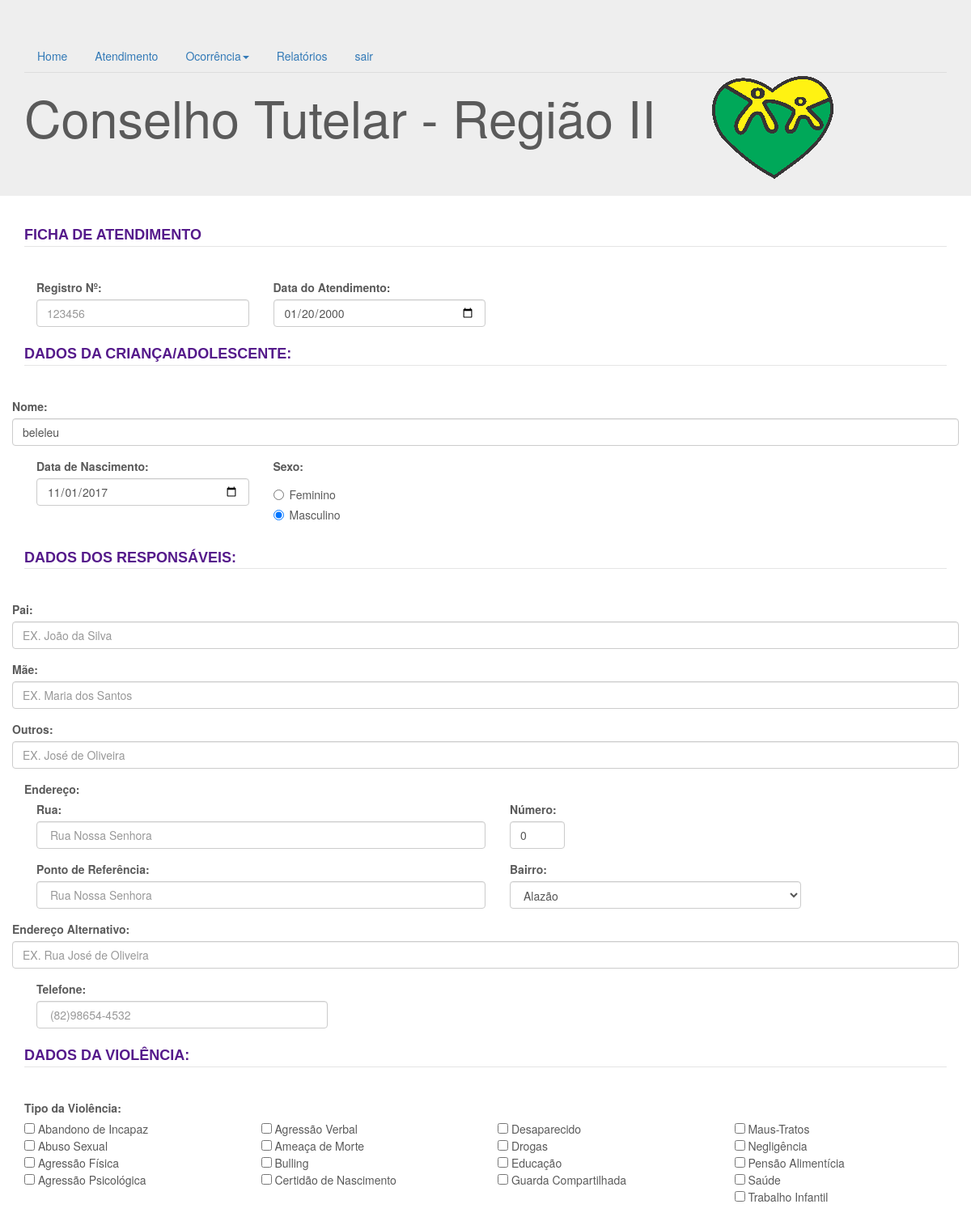
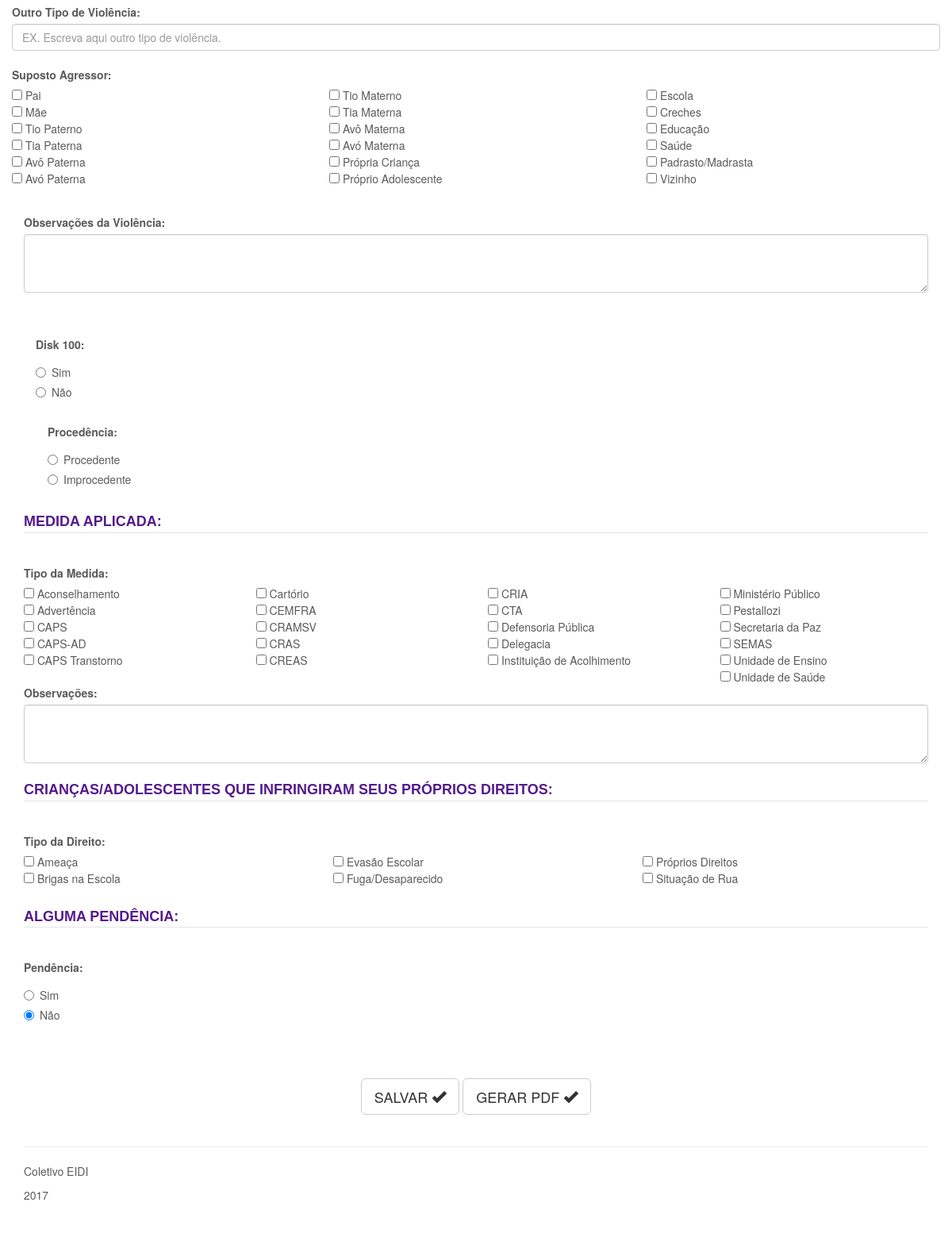
Page /php/templates/edita-atendimento.php?id=2 (signed in) on the committed database (2 pictures, top to bottom).
### tables this page shows
CREATE TABLE `registro` (
  `idregistro` int(10) UNSIGNED NOT NULL,
  `crianca_idcrianca` int(11) NOT NULL,
  `data_ocorrencia` date DEFAULT NULL,
  `pendencia` varchar(30) NOT NULL,
  `idade` int(11) NOT NULL
);

CREATE TABLE `crianca` (
  `idcrianca` int(10) UNSIGNED NOT NULL,
  `nome` varchar(255) DEFAULT NULL,
  `nascimento` date DEFAULT NULL,
  `sexo` enum('masculino','feminino') DEFAULT NULL
);

CREATE TABLE `responsavel` (
  `idresponsavel` int(10) UNSIGNED NOT NULL,
  `crianca_idcrianca` int(10) UNSIGNED NOT NULL,
  `pai` varchar(255) DEFAULT NULL,
  `mae` varchar(255) DEFAULT NULL,
  `outro_responsavel` varchar(255) DEFAULT NULL,
  `rua` varchar(255) DEFAULT NULL,
  `numero` int(11) DEFAULT NULL,
  `referencia` varchar(255) DEFAULT NULL,
  `bairro` varchar(255) DEFAULT NULL,
  `telefone` varchar(20) DEFAULT NULL,
  `outro_endereco` varchar(255) DEFAULT NULL
);

CREATE TABLE `disk_100` (
  `id_disk_100` int(10) UNSIGNED NOT NULL,
  `registro_idregistro` int(10) UNSIGNED NOT NULL,
  `disk_100_100` varchar(30) DEFAULT 'NÂO'
);

CREATE TABLE `procedencia` (
  `idprocedencia` int(10) UNSIGNED NOT NULL,
  `registro_idregistro` int(10) UNSIGNED NOT NULL,
  `procede` varchar(30) DEFAULT NULL
);

CREATE TABLE `medidas` (
  `idmedidas` int(10) UNSIGNED NOT NULL,
  `crianca_idcrianca` int(10) UNSIGNED NOT NULL,
  `descricao` varchar(255) DEFAULT NULL,
  `comentario` varchar(255) DEFAULT NULL,
  `tipo` tinyint(4) DEFAULT NULL
);

### php/templates/edita-atendimento.php (the view, shortened to what the rows shown need)
<?php
$conexao_banco = Conexao::conn();
$consulta = "
  SELECT *
  FROM registro
  WHERE registro.idregistro =
".$_GET['id'];
$buscaRegistro = $conexao_banco->query($consulta)->fetch_assoc();
$id_registro=$buscaRegistro["idregistro"];
$id_crianca=$buscaRegistro["crianca_idcrianca"];
$consulta = "
  SELECT *
  FROM disk_100
  WHERE disk_100.registro_idregistro =
  ".$id_registro;
$buscaDisk100 = $conexao_banco->query($consulta);
if($buscaDisk100 !=false){
  $buscaDisk100 = $buscaDisk100->fetch_assoc();
}
$consulta = "
  SELECT *
  FROM procedencia
  WHERE procedencia.registro_idregistro =
  ".$id_registro;
$buscaProcedencia = $conexao_banco->query($consulta);
if($buscaProcedencia !=false){
  $buscaProcedencia = $buscaProcedencia->fetch_assoc();
}
$consulta = "
  SELECT *
  FROM crianca
  WHERE crianca.idcrianca =
  ".$id_crianca;
$buscaCriancas = $conexao_banco->query($consulta);
if($buscaCriancas !=false){
  $buscaCriancas = $buscaCriancas->fetch_assoc();
}
$consulta = "
  SELECT *
  FROM responsavel
  WHERE responsavel.crianca_idcrianca =
  ".$id_crianca;
$buscaResponsavel = $conexao_banco->query($consulta);
if($buscaResponsavel !=false){
  $buscaResponsavel = $buscaResponsavel->fetch_assoc();
}
$consulta = "
  SELECT *
  FROM medidas
  WHERE medidas.crianca_idcrianca =
  ".$id_crianca;
$buscaMedidas = $conexao_banco->query($consulta);
if($buscaMedidas !=false){
  $buscaMedidas = $buscaMedidas->fetch_all();
}
?>
<!DOCTYPE html>
<html lang="pt-br">
<head>
  <link href="../css/bootstrap.min.css" rel="stylesheet">
  <link href="../css/jumbotron.css" rel="stylesheet">
  <link href="../css/carousel.css" rel="stylesheet">
</head>
<body>
    <?php include("./layout/menu.php"); ?>
    <div class="container">
      <fieldset>
        <form action="../controllers/struct/editar.php" method="POST" accept-charset="utf-8">
          <legend><b><FONT FACE="Arial" SIZE="4" COLOR="#551A8B"> FICHA DE ATENDIMENTO </FONT></b> </legend> <br>
          <div class="container">
            <div class="form-group row">
              <div class="col-xs-3">
                <label for="ex3">Data do Atendimento:</label>
                <input class="form-control" type="date" placeholder ="15/05/2017" name="data_ocorrencia" id="data" value="<?php echo $buscaRegistro["data_ocorrencia"]; ?>">
              </div>
            </div>
          </div>
        </fieldset>
        <fieldset>
          <legend> <b><FONT FACE="Arial" SIZE="4" COLOR="#551A8B"> DADOS DA CRIANÇA/ADOLESCENTE: </FONT></b> </legend> <br>
          <div class="form-group row">
            <div class="col-10">
              <input class="form-control" type="text" placeholder="EX.João da Silva" name="nome" id="nome" value="<?php echo $buscaCriancas['nome']; ?>">
            </div>
          </div>
          <div class="container">
            <div class="form-group row">
              <div class="col-xs-3">
                <label for="ex2">Data de Nascimento:</label>
                <input class="form-control"  type="date" id="nascimento" placeholder="EX.15/05/2017" name="nascimento" value="<?php echo $buscaCriancas['nascimento']; ?>">
              </div>
              <div class="col-xs-3">
                <div class="radio">
                  <label><input type="radio" name="sexo" value="feminino" <?php echo $buscaCriancas['sexo']=="feminino" ? "checked" : "" ; ?> >Feminino</label>
                </div>
                <div class="radio">
                  <label><input type="radio" name="sexo" value="masculino" <?php echo $buscaCriancas['sexo']=="masculino" ? "checked" : "" ; ?> >Masculino</label>
                </div>
              </div>
            </div>
          </div>
        </fieldset>
        <fieldset>
          <legend> <b><FONT FACE="Arial" SIZE="4" COLOR="#551A8B"> DADOS DOS RESPONSÁVEIS: </FONT></b> </legend> <br>
          <div class="container">
            <div class="form-group row">
              <div class="col-xs-1">
                <label for="ex3"> Número:</label>
                <input class="form-control" type="text" placeholder ="527" name="numero" id="numero" value="<?php echo $buscaResponsavel['numero']; ?>">
              </div>
            </div>
          </div>
          <div class="container">
            <div class="form-group row">
              <div class="col-xs-4">
                <label for="ex3"> Bairro:</label>
                <select class="form-control"  name="bairro" id="bairro" value="<?php echo $buscaResponsavel['bairro']; ?>">
                  <option value="Alazao" selected>Alazão</option>
                  </select>
                </div>
              </div>
            </div>
            </fieldset>
            <fieldset>
              <legend> <b><FONT FACE="Arial" SIZE="4" COLOR="#551A8B"> DADOS DA VIOLÊNCIA: </FONT></b> </legend> <br>
                <br>
              <br>
              <br>
              <div class="container">
                <div class="form-group row">
                  <br>
                  <div class="col-xs-3">
                    <div class="radio">
                      <label><input type="radio" name="disk_100" value="SIM" <?php echo $buscaDisk100["disk_100_100"]=="SIM" ? "checked": ""; ?>>Sim</label>
                    </div>
                    <div class="radio">
                      <label><input type="radio" name="disk_100" value="NÃO" <?php echo $buscaDisk100["disk_100_100"]=="NÃO" ? "checked": ""; ?>>Não</label>
                    </div>
                    <br>
                    <div class="col-xs-3">
                      <div class="radio">
                        <label><input type="radio" name="procedencia" value="Procedente" <?php echo $buscaProcedencia["procede"]=="Procedente" ? "checked": ""; ?>>Procedente</label>
                      </div>
                      <div class="radio">
                        <label><input type="radio" name="procedencia" value="Improcedente" <?php echo $buscaProcedencia["procede"]=="Improcedente" ? "checked": ""; ?>>Improcedente</label>
                      </div>
                    </div>
                  </div>
                </div>
              </div>
            </fieldset>
            <fieldset>
              <legend> <b><FONT FACE="Arial" SIZE="4" COLOR="#551A8B"> MEDIDA APLICADA: </FONT></b> </legend> <br>
              <br>
              <div class="form-group">
                <label for="comment"> Observações:</label>
                <textarea class="form-control" placeholder=" Escreva aqui a sua observação sobre as medidas aplicadas." rows="3" name="observacoesMedidas" id="comment"> <?php echo isset($buscaMedidas[0][3])?$buscaMedidas[0][3]:""; ?> </textarea>
              </div>
            </fieldset>
            <br>
            <fieldset>
              <legend> <b><FONT FACE="Arial" SIZE="4" COLOR="#551A8B"> ALGUMA PENDÊNCIA: </FONT></b> </legend> <br>
              <div class="radio">
                <label><input type="radio" name="pendencia" value="sim" <?php echo $buscaRegistro["pendencia"]=="sim" ? "checked " : ""; ?> >Sim</label>
              </div>
              <div class="radio">
                <label><input type="radio" name="pendencia" value="nao" <?php echo $buscaRegistro["pendencia"]=="nao" ? "checked " : ""; ?>>Não</label>
              </div>
            </fieldset>
            <br>
            <br>
            <BR>
              <BR>
            </body>
            </html>

### rows in the picture
registro: data_ocorrencia "01/20/2000", pendencia "☐ Sim", pendencia "☑ Não"
crianca: nome "beleleu", nascimento "11/01/2017", sexo "☐ Feminino", sexo "☑ Masculino"
responsavel: numero "0", bairro "Alazão"
disk_100: disk_100_100 "☐ Sim", disk_100_100 "☐ Não"
procedencia: procede "☐ Procedente", procede "☐ Improcedente"
